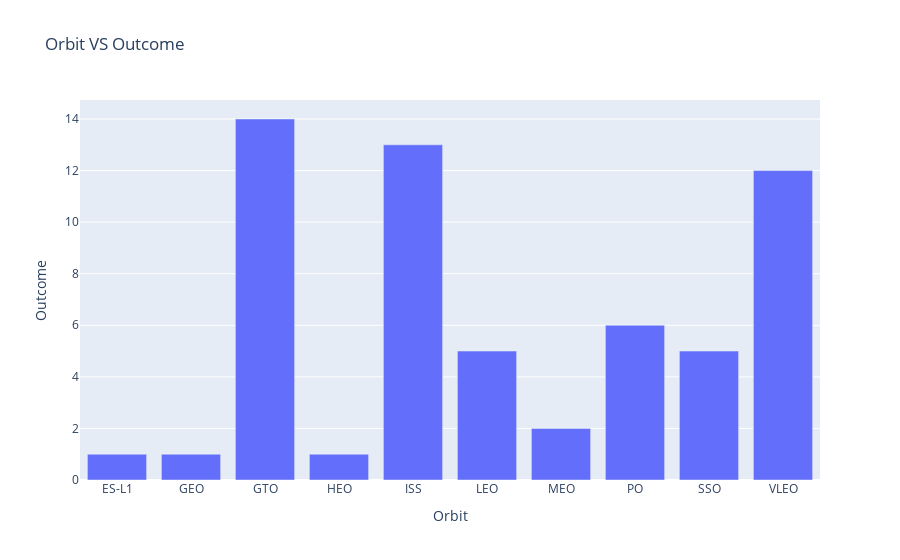

Notebook source saved alongside this figure:
### Markdown cell above
Analyze the ploted bar chart try to find which orbits have high sucess rate.

### Code cell
### TASK  4: Visualize the relationship between FlightNumber and Orbit type
await piplite.install(['nbformat', 'plotly'])
import plotly.express as px

fig = px.bar(bar_data, x="Orbit", y="Outcome", title='Orbit VS Outcome') 
fig.show()

### Figure 1 — Plotly figure (JSON) as saved in the notebook; plotly's stock layout.template omitted (floating-point values rounded to 4 significant figures)
{"data": [{"alignmentgroup": "True", "hovertemplate": "Orbit=%{x}<br>Outcome=%{y}<extra></extra>", "legendgroup": "", "marker": {"color": "#636efa", "pattern": {"shape": ""}}, "name": "", "offsetgroup": "", "orientation": "v", "showlegend": false, "textposition": "auto", "x": ["ES-L1", "GEO", "GTO", "HEO", "ISS", "LEO", "MEO", "PO", "SSO", "VLEO"], "xaxis": "x", "y": [1, 1, 14, 1, 13, 5, 2, 6, 5, 12], "yaxis": "y", "type": "bar"}], "layout": {"xaxis": {"anchor": "y", "domain": [0, 1], "title": {"text": "Orbit"}, "type": "category", "range": [-0.5, 9.5], "autorange": true}, "yaxis": {"anchor": "x", "domain": [0, 1], "title": {"text": "Outcome"}, "type": "linear", "range": [0, 14.74], "autorange": true}, "legend": {"tracegroupgap": 0}, "title": {"text": "Orbit VS Outcome"}, "barmode": "relative", "autosize": true}}
